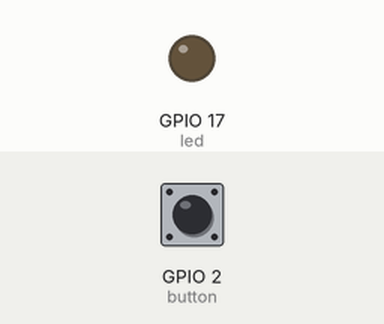
A program run on a simulated Raspberry Pi (BCM pin numbers). Shown: output pins drawn as LEDs (lit = HIGH). Inputs (shaded band) come from the test bench; at power-on: GPIO 2 (button) HIGH.

Above: at 1.2 s.
1.3 s: GPIO 2 (button) pulled LOW for 0.15 s
At 2.7 s:
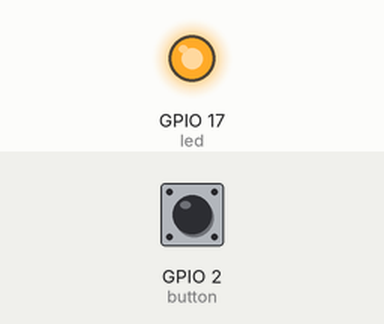
Timing chart, 0 to 10.4 s (numbered marks = the images above; inputs shaded):
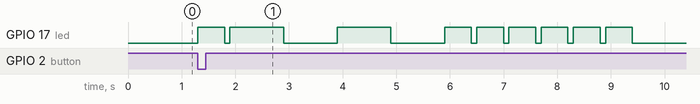

The program:

flashled.py
```python
from gpiozero import LED, Button
from signal import pause
from time import sleep

led = LED(17)
button = Button(2)

def dot():
	led.on()
	sleep(0.5)
	led.off()
	sleep(0.1)

def dash():
	led.on()
	sleep(1)
	led.off()
	sleep(1)

def R():
	dot()
	dash()
	dash()

def E():
	dot()

def S():
	dot()
	dot()
	dot()

def I():
	dot()
	dot()

def say_my_name():
	R()
	E()
	S()
	I()


button.when_pressed=say_my_name
pause()
```

Measured:
- after the input at 1.3 s, GPIO 17 (led): LOW → HIGH at once, → LOW 0.50 s later, → HIGH 0.10 s later, → LOW 1.0 s later, … (18 changes in this stretch)
